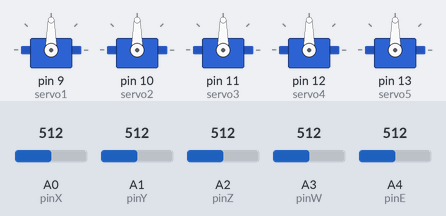
A sketch run on a simulated Arduino Uno, built with avr-gcc and run on an emulated ATmega328P. On the bench: 5 × servo. The inputs (shaded band) are chosen by the test bench; at power-on: A0 (pinX) = 512, A1 (pinY) = 512, A2 (pinZ) = 512, A3 (pinW) = 512, A4 (pinE) = 512.

Above: at 1.2 s.
1.3 s: A0 (pinX) set to 716
At 2.4 s:
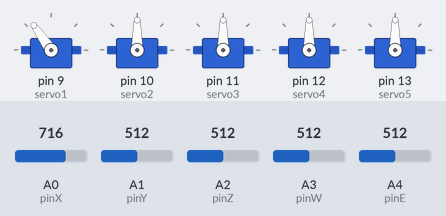
2.8 s: A1 (pinY) set to 716
At 3.5 s:
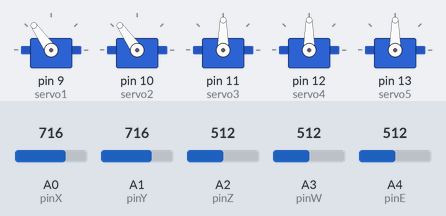
4.3 s: A2 (pinZ) set to 716
At 4.6 s:
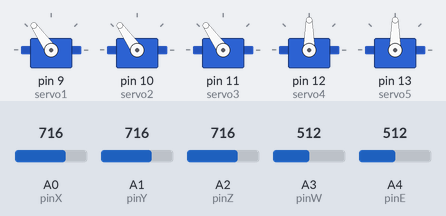
5.8 s: A3 (pinW) set to 716
At 7.0 s:
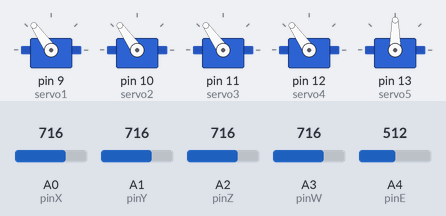
7.3 s: A4 (pinE) set to 716
At 8.2 s:
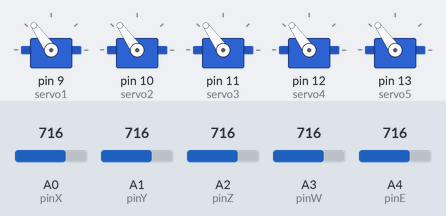
8.8 s: A0 (pinX) set to 992
At 9.3 s:
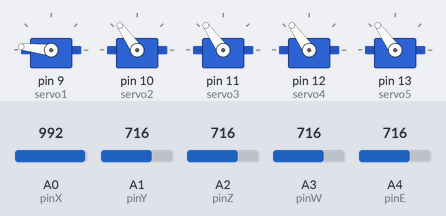
Timing chart, 0 to 11.3 s (numbered marks = the images above; inputs shaded):
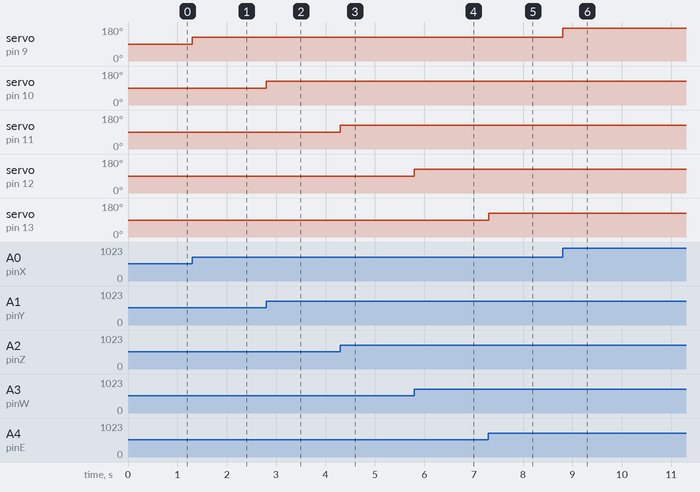

The sketch:

sketch_feb14a.ino
```cpp
#define pinX A0       // ось X джойстика
#define pinY A1       // ось Y джойстика
#define pinZ A2       // ось Z джойстика
#define pinW A3       // ось W джойстика
#define pinE A4       // ось E джойстика

#include <Servo.h> // подключаем библиотеку для серво
Servo servo1;           // объявляем объект servo1
Servo servo2;           // объявляем объект servo2
Servo servo3;           // объявляем объект servo3
Servo servo4;           // объявляем объект servo4
Servo servo5;           // объявляем объект servo5

void setup() {
   pinMode(pinX, INPUT); // указываем пин для джойстика
   pinMode(pinY, INPUT);  // указываем пин для джойстика
   pinMode(pinZ, INPUT);  // указываем пин для джойстика
   pinMode(pinW, INPUT);  // указываем пин для джойстика
   pinMode(pinE, INPUT);  // указываем пин для джойстика

   servo1.attach(9);            // указываем пин для первого серво
   servo2.attach(10);         // указываем пин для второго серво
   servo3.attach(11);         // указываем пин для второго серво
   servo4.attach(12);         // указываем пин для второго серво
   servo5.attach(13);         // указываем пин для второго серво
}

void loop() {
   int X = analogRead(pinX);      // считываем значение оси X
   int Y = analogRead(pinY);      // считываем значение оси Y
   int Z = analogRead(pinZ);      // считываем значение оси Z
   int W = analogRead(pinW);      // считываем значение оси W
   int E = analogRead(pinE);      // считываем значение оси E

   X = map(X, 0, 1023, 0, 180); // переводим значение X в новый диапазон
   Y = map(Y, 0, 1023, 0, 180);  // переводим значение Y в новый диапазон
   Z = map(Z, 0, 1023, 0, 180);  // переводим значение Z в новый диапазон
   W = map(W, 0, 1023, 0, 180);  // переводим значение W в новый диапазон
   E = map(E, 0, 1023, 0, 180);  // переводим значение E в новый диапазон

   servo1.write(X);                      // поворачиваем первый серво
   servo2.write(Y);                      // поворачиваем второй серво
   servo3.write(Z);                      // поворачиваем второй серво
   servo4.write(W);                      // поворачиваем второй серво
   servo5.write(E);                      // поворачиваем второй серво
}
```

Measured:
- after the input at 1.3 s, servo on pin 9 (servo1): 90° → 125° at once
- after the input at 2.8 s, servo on pin 10 (servo2): 90° → 125° at once
- after the input at 4.3 s, servo on pin 11 (servo3): 90° → 125° at once
- after the input at 5.8 s, servo on pin 12 (servo4): 90° → 125° at once
- after the input at 7.3 s, servo on pin 13 (servo5): 90° → 125° at once
- after the input at 8.8 s, servo on pin 9 (servo1): 125° → 174° at once
